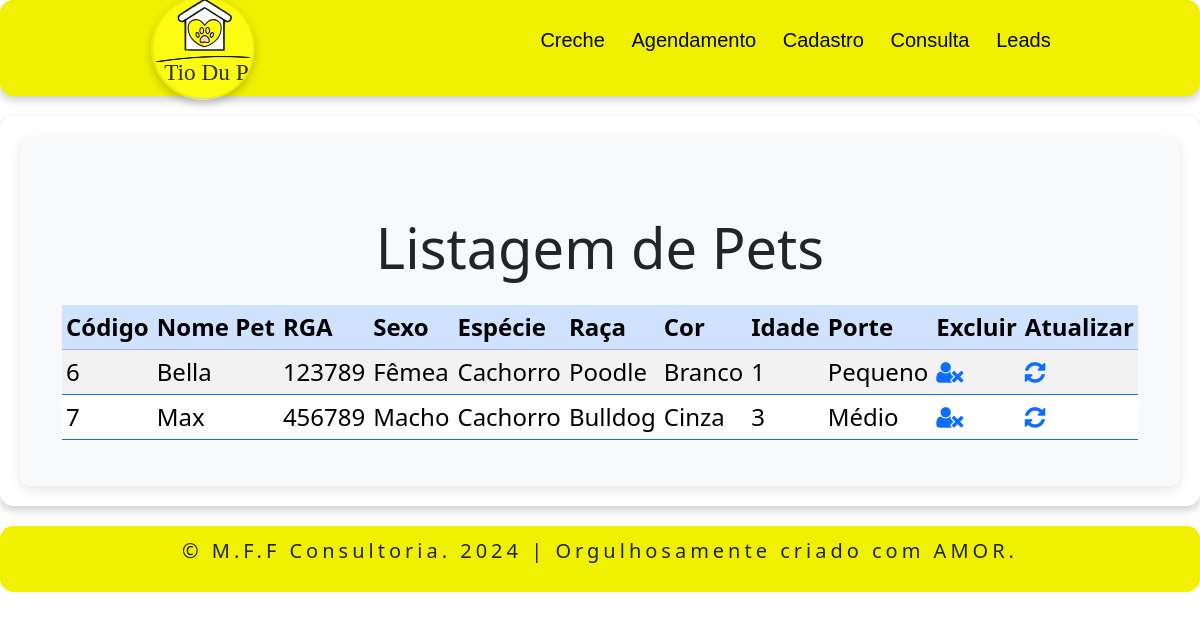
The page /office/listar_pet.php on the database as committed earlier.
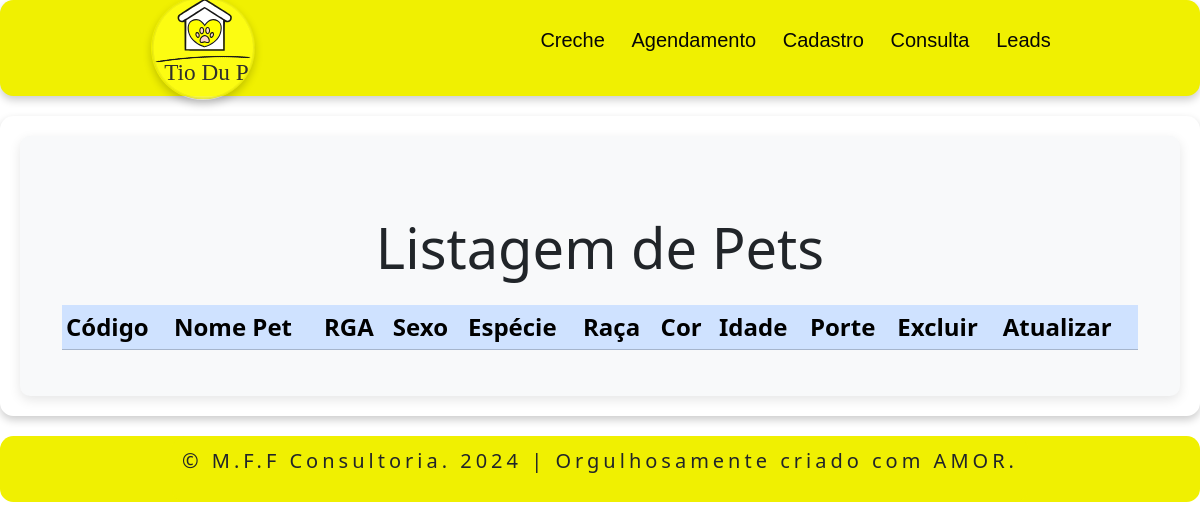
The same page on the database as committed later.
### tables this page shows
CREATE TABLE `pet` (
  `id` int(10) NOT NULL,
  `nome` varchar(50) NOT NULL,
  `sexo` varchar(50) NOT NULL,
  `especie` varchar(30) NOT NULL,
  `raca` varchar(50) DEFAULT NULL,
  `cor` varchar(50) DEFAULT NULL,
  `idade` int(3) DEFAULT NULL,
  `porte` varchar(20) DEFAULT NULL,
  `rga` varchar(50) DEFAULT NULL
);

### office/listar_pet.php (the view, shortened to what this page needs)
<?php
include 'header.php';
?>
<!DOCTYPE html>
<html lang="pt-br">
<head>
    <link href="https://cdn.jsdelivr.net/npm/bootstrap@5.3.3/dist/css/bootstrap.min.css" rel="stylesheet">
	<link rel="stylesheet" href="https://cdnjs.cloudflare.com/ajax/libs/font-awesome/4.7.0/css/font-awesome.min.css">
	<link rel="stylesheet" href="officestyle.css">
    </head>
    <body>
    <?php
$servername = "localhost";
$username = "root";
$password = "";
$dbname = "db_tiodupetservice";
$conexao = new mysqli($servername, $username, $password, $dbname);
echo '
<section>
    <div class="container-centered">
        <div class="form-container">
<div class="container mt-5">
            <h1 class="text-center mb-4 display-4">Listagem de Pets</h1>
            <table class="table table-sm table-striped table-hover border-primary">
            <thead class="table-primary">
                    <tr>
                        <th>Código</th>
                        <th>Nome Pet</th>
                        <th>RGA</th>
                        <th>Sexo</th>
                        <th>Espécie</th>
                        <th>Raça</th>
                        <th>Cor</th>
                        <th>Idade</th>
                        <th>Porte</th>
                        <th>Excluir</th>
                        <th scope="col">Atualizar</th>
                    </tr>
                </thead>
                <tbody>
        </div>
    </div>';
$sql = "SELECT * FROM pet";
$resultado = $conexao->query($sql);
if ($resultado != null) {
    foreach ($resultado as $linha) {
        echo '<tr>';
        echo '<td>' . $linha['id'] . '</td>';
        echo '<td>' . $linha['nome'] . '</td>';
        echo '<td>' . $linha['rga'] . '</td>';
        echo '<td>' . $linha['sexo'] . '</td>';
        echo '<td>' . $linha['especie'] . '</td>';
        echo '<td>' . $linha['raca'] . '</td>';
        echo '<td>' . $linha['cor'] . '</td>';
        echo '<td>' . $linha['idade'] . '</td>';
        echo '<td>' . $linha['porte'] . '</td>';
        echo '<td>
                <a href="excluir_pet.php?id=' . $linha['id'] . '&nome=' . $linha['nome'] . '&rga=' . $linha['rga'] . '&sexo=' . $linha['sexo'] . '&especie=' . $linha['especie'] . '&raca=' . $linha['raca'] . '&cor=' . $linha['cor'] . '&idade=' . $linha['idade'] . '&porte=' . $linha['porte'] . '">
                    <i class="fa fa-user-times"></i>
                </a>
              </td>';
        echo '<td>
                <a href="atualizar_pet.php?id=' . $linha['id'] . '&nome=' . $linha['nome'] . '&rga=' . $linha['rga'] . '&sexo=' . $linha['sexo'] . '&especie=' . $linha['especie'] . '&raca=' . $linha['raca'] . '&cor=' . $linha['cor'] . '&idade=' . $linha['idade'] . '&porte=' . $linha['porte'] . '">
                    <i class="fa fa-refresh"></i>
                </a>
              </td>';
        echo '</tr>';
    }
}
echo '          </tbody>
            </table>
        </div>
    </div>
</section>';
?>
    </body>
    <?php
include 'footer.php';
?>
    </html>

Rows that differ between the two databases and show on the page:
removed pet: id "6", nome "Bella", rga "123789", sexo "Fêmea", especie "Cachorro", raca "Poodle", cor "Branco", idade "1", porte "Pequeno"
removed pet: id "7", nome "Max", rga "456789", sexo "Macho", especie "Cachorro", raca "Bulldog", cor "Cinza", idade "3", porte "Médio"
